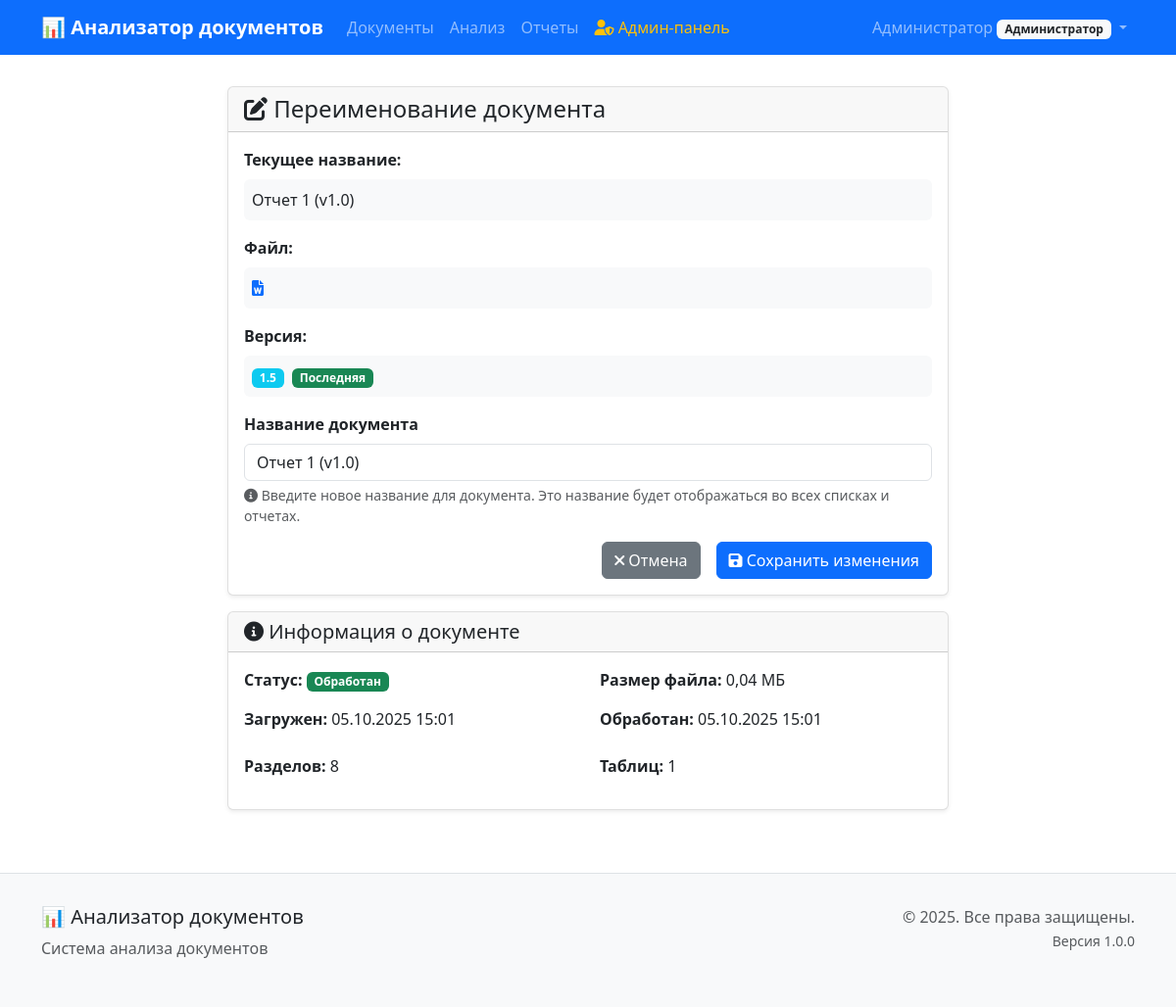
The page /documents/98/rename/ (signed in) on the database as committed earlier.
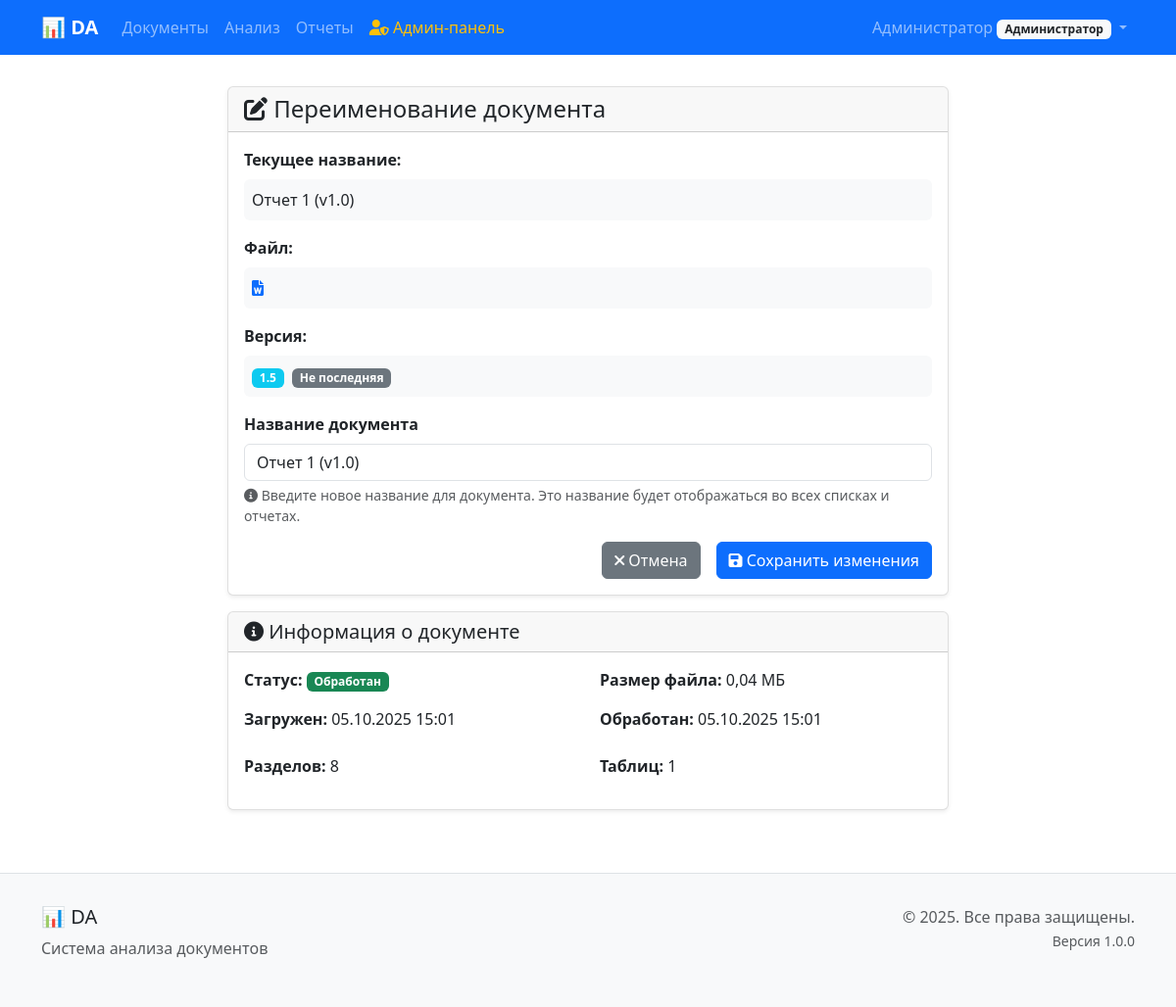
The same page on the database as committed later.
### settings/models.py (models this page shows, shortened)
class ApplicationSettings(models.Model):
    app_name = models.CharField(
        max_length=100,
        default='📊 Анализатор документов',
        verbose_name='Название приложения'
    )
    app_description = models.TextField(
        default='Система анализа документов',
        verbose_name='Описание приложения'
    )
    max_file_size = models.PositiveIntegerField(
        default=10485760,  # 10MB
        verbose_name='Максимальный размер файла (байты)'
    )
    allowed_file_types = models.TextField(
        default='docx,pdf',
        verbose_name='Разрешенные типы файлов (через запятую)'
    )
    auto_analysis_enabled = models.BooleanField(
        default=True,
        verbose_name='Автоматический анализ включен'
    )
    analysis_timeout = models.PositiveIntegerField(
        default=300,  # 5 минут
        verbose_name='Таймаут анализа (секунды)'
    )
    default_neural_network_model = models.CharField(
        max_length=100,
        default='llama3',
        verbose_name='Модель нейросети по умолчанию'
    )
    auto_reports_enabled = models.BooleanField(
        default=True,
        verbose_name='Автоматическая генерация отчетов включена'
    )
    default_report_format = models.CharField(
        max_length=10,
        choices=[('pdf', 'PDF'), ('docx', 'DOCX')],
        default='pdf',
        verbose_name='Формат отчета по умолчанию'
    )
    items_per_page = models.PositiveIntegerField(
        default=10,
        verbose_name='Количество элементов на странице'
    )
    email_notifications_enabled = models.BooleanField(
        default=False,
        verbose_name='Email уведомления включены'
    )
    notification_email = models.EmailField(
        blank=True,
        verbose_name='Email для уведомлений'
    )
    session_timeout = models.PositiveIntegerField(
        default=3600,  # 1 час
        verbose_name='Таймаут сессии (секунды)'
    )
    max_login_attempts = models.PositiveIntegerField(
        default=5,
        verbose_name='Максимальное количество попыток входа'
    )
    created_at = models.DateTimeField(auto_now_add=True, verbose_name='Создано')
    updated_at = models.DateTimeField(auto_now=True, verbose_name='Обновлено')
    updated_by = models.ForeignKey(
        User,
        on_delete=models.SET_NULL,
        null=True,
        blank=True,
        verbose_name='Обновлено пользователем'
    )
    class Meta:
        verbose_name = 'Настройки приложения'
        verbose_name_plural = 'Настройки приложения'
    @classmethod
    def get_settings(cls):
        settings, created = cls.objects.get_or_create(
            defaults={
                'app_name': '📊 Анализатор документов',
                'app_description': 'Система анализа документов',
                'items_per_page': 10,
                'default_neural_network_model': 'llama3',
            }
        )
        return settings

### documents/views.py (the view, shortened to what this page needs)
# urls.py: path('<int:pk>/rename/', views.DocumentRenameView.as_view(), name='rename'),
class DocumentRenameView(LoginRequiredMixin, View):
    def get(self, request, pk):
        document = get_object_or_404(Document, pk=pk, user=request.user)
        form = DocumentRenameForm(instance=document)
        return render(request, 'documents/document_rename.html', {
            'document': document,
            'form': form
        })

### documents/forms.py
class DocumentRenameForm(forms.ModelForm):
    class Meta:
        model = Document
        fields = ['title']
        widgets = {
            'title': forms.TextInput(attrs={
                'class': 'form-control',
                'placeholder': 'Введите новое название документа'
            })
        }
    def __init__(self, *args, **kwargs):
        super().__init__(*args, **kwargs)
        self.fields['title'].label = 'Название документа'
        self.fields['title'].required = True

### documents/models.py (called while the page is built)
    def get_file_size_mb(self):
        if self.file_size:
            return round(self.file_size / (1024 * 1024), 2)
        return 0

    def get_parsed_sections_count(self):
        return self.sections.count()

    def get_parsed_tables_count(self):
        return self.tables.count()

    def has_content(self):
        return bool(self.content_text and self.content_text.strip())

### templates/documents/document_rename.html (shortened to what the changed rows need)
{% extends 'base/base.html' %}
{% block content %}
<div class="row justify-content-center">
    <div class="col-md-8">
        <div class="card">
            <div class="card-body">
                {% if document.version %}
                <div class="mb-3">
                    <p class="form-control-plaintext bg-light p-2 rounded">
                        <span class="badge bg-info">{{ document.version }}</span>
                        {% if document.is_latest_version %}
                            <span class="badge bg-success ms-1">Последняя</span>
                        {% else %}
                            <span class="badge bg-secondary ms-1">Не последняя</span>
                        {% endif %}
                    </p>
                </div>
                {% endif %}
            </div>
        </div>
    </div>
</div>
{% endblock %}

### templates/base/base.html (shortened to what this page needs)
<!DOCTYPE html>
<html lang="ru">
<head>
    <link href="https://cdn.jsdelivr.net/npm/bootstrap@5.3.0/dist/css/bootstrap.min.css" rel="stylesheet">
    <link href="https://cdnjs.cloudflare.com/ajax/libs/font-awesome/6.0.0/css/all.min.css" rel="stylesheet">
</head>
<body>
    <nav class="navbar navbar-expand-lg navbar-dark bg-primary">
        <div class="container">
            <a class="navbar-brand" href="{% url 'documents:list' %}">
                {{ app_name|default:"📊 Анализатор документов" }}
            </a>
            <div class="collapse navbar-collapse" id="navbarNav">
                <ul class="navbar-nav me-auto">
                    <li class="nav-item">
                        <a class="nav-link" href="{% url 'documents:list' %}">Документы</a>
                    </li>
                    <li class="nav-item">
                        <a class="nav-link" href="{% url 'analysis:list' %}">Анализ</a>
                    </li>
                    <li class="nav-item">
                        <a class="nav-link" href="{% url 'reports:list' %}">Отчеты</a>
                    </li>
                    {% if user.is_authenticated and user.is_superuser or user.role == 'admin' %}
                        <li class="nav-item">
                            <a class="nav-link text-warning" href="{% url 'users:admin_list' %}">
                                <i class="fas fa-user-shield"></i> Админ-панель
                            </a>
                        </li>
                    {% endif %}
                </ul>
                <ul class="navbar-nav">
                    {% if user.is_authenticated %}
                        <li class="nav-item dropdown">
                            <a class="nav-link dropdown-toggle" href="#" role="button" data-bs-toggle="dropdown">
                                {{ user.get_full_name|default:user.username }}
                                <span class="badge bg-light text-dark">{{ user.get_role_display }}</span>
                            </a>
                        </li>
                    {% else %}
                        <li class="nav-item">
                            <a class="nav-link" href="{% url 'users:login' %}">Войти</a>
                        </li>
                    {% endif %}
                </ul>
            </div>
        </div>
    </nav>
    <div class="container main-content">
        {% block content %}{% endblock %}
    </div>
    <footer class="footer">
        <div class="container">
            <div class="row">
                <div class="col-md-6">
                    <h5>{{ app_name|default:"📊 Анализатор документов" }}</h5>
                    <p class="text-muted">{{ app_description|default:"Система анализа документов" }}</p>
                </div>
                <div class="col-md-6 text-md-end">
                    <p class="text-muted">
                        &copy; 2025. Все права защищены.<br>
                        <small>Версия 1.0.0</small>
                    </p>
                </div>
            </div>
        </div>
    </footer>
</body>
</html>

Rows that differ between the two databases and show on the page:
changed ApplicationSettings "Система анализа документов": app_name "📊 Анализатор документов" → "📊 DA"
changed Document "Отчет 1 (v1.0)": is_latest_version True → False (drawn)
Other text that changed with them:
text no longer shown: "Последняя"
text now shown: "Не последняя"
